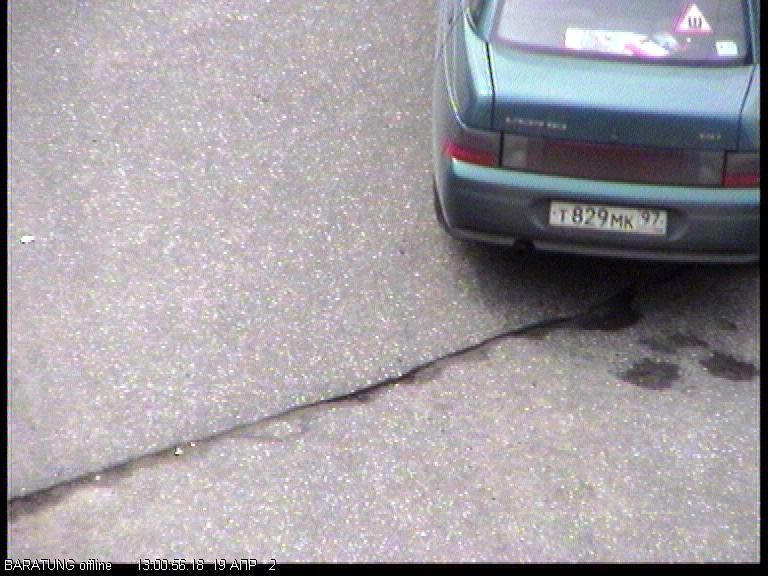
#> input picture PR/Images/1.jpg, 768 x 576 px; its folder holds only this picture in this run
$ python pr.py
#> lines starting #> are read from the running program, lines starting #| are printed output that depends on the picture; after the words box and inside, x2 and y2 are one past the last pixel; in counts of white or black regions, pixels touching at a corner belong together
import os
from pathlib import Path
from typing import List, Tuple

import cv2
import numpy as np

# ============================================================
# Пути
# ============================================================

IMAGES_DIR = Path("PR/Images")
TEMPLATES_DIR = Path("PR/gosznak")
RESULTS_DIR = Path("PR/Results")
RESULTS_DIR.mkdir(parents=True, exist_ok=True)


# ============================================================
# Формат номера (8 символов)
# ============================================================

CHAR_PATTERN: List[str] = [
    "letter", "digit", "digit", "digit",
    "letter", "letter",
    "digit", "digit",
]

# Координаты нарезки символов из ROI
CHAR_BOXES: List[Tuple[int, int, int, int]] = [
    (7, 4, 15, 20),
    (20, 0, 18, 30),
    (35, 3, 15, 21),
    (47, 0, 15, 30),
    (62, 5, 18, 19),
    (75, 5, 15, 19),
    (90, 0, 15, 20),
    (100, 0, 15, 20),
]


# ============================================================
# Коррекция яркости
# ============================================================

def adjust_brightness(image: np.ndarray) -> np.ndarray:
    yuv = cv2.cvtColor(image, cv2.COLOR_BGR2YUV)
    yuv[:, :, 0] = cv2.equalizeHist(yuv[:, :, 0])
    return cv2.cvtColor(yuv, cv2.COLOR_YUV2BGR)


# ============================================================
# Поиск ROI номерного знака
# ============================================================

def find_best_plate_roi(image: np.ndarray):
    filtered_img = cv2.GaussianBlur(image, (9, 9), 0)
    gray_image = cv2.cvtColor(filtered_img, cv2.COLOR_BGR2GRAY)

    threshold_values = list(range(50, 256, 5))

    best_roi = None
    best_solidity = 0.0
    best_rect = None
    best_M = None

    for thrs in threshold_values:
        _, binary = cv2.threshold(gray_image, thrs, 255, cv2.THRESH_BINARY)
        contours, _ = cv2.findContours(binary, cv2.RETR_TREE, cv2.CHAIN_APPROX_SIMPLE)

        for contour in contours:
            rect = cv2.minAreaRect(contour)
            (x, y), (w, h), angle = rect

            if 15 < angle < 45:
                continue
            if w == 0 or h == 0:
                continue

            aspect_ratio = w / h if w > h else h / w
            area = w * h
            if not (2.5 < aspect_ratio < 5.8 and 1500 < area < 10000):
                continue

            contour_area = cv2.contourArea(contour)
            hull = cv2.convexHull(contour)
            hull_area = cv2.contourArea(hull)
            solidity = contour_area / hull_area if hull_area > 0 else 0

            if solidity < 0.8:
                continue

            if solidity > best_solidity:
                best_solidity = solidity
                best_rect = rect

                angle_corr = angle if angle < 40 else angle - 90
                M = cv2.getRotationMatrix2D((x, y), angle_corr, 1.0)
                rotated = cv2.warpAffine(image, M, (image.shape[1], image.shape[0]))
                best_M = M

                vert = h if w > h else w
                horz = w if w > h else h
                horz = min(horz, 120)

                y1 = int(y - vert / 2)
                y2 = int(y + vert / 2)
                x1 = int(x - horz / 2)
                x2 = int(x + horz / 2)

                H, W = image.shape[:2]
                y1, y2 = max(0, y1), min(H, y2)
                x1, x2 = max(0, x1), min(W, x2)

                best_roi = rotated[y1:y2, x1:x2]

    return best_roi, best_rect, best_M


# ============================================================
# Нарезка ROI на символы
# ============================================================

def split_number_by_image(image: np.ndarray) -> List[np.ndarray]:
    symbols: List[np.ndarray] = []
    H, W = image.shape[:2]

    for (x, y, w, h) in CHAR_BOXES:
        # защита от выхода за границы ROI
        x = max(0, min(x, W - 1))
        y = max(0, min(y, H - 1))
        w = max(1, min(w, W - x))
        h = max(1, min(h, H - y))

        symbol = image[y:y + h, x:x + w]
        symbols.append(symbol)

    return symbols


# ============================================================
# Бинаризация символа
# ============================================================

def binaryzation_number_symbol(symbol_image: np.ndarray) -> np.ndarray:
    grayscale = cv2.cvtColor(symbol_image, cv2.COLOR_BGR2GRAY)
    grayscale = cv2.equalizeHist(grayscale)
    grayscale = cv2.GaussianBlur(grayscale, (3, 3), 0)

    binary_image = cv2.adaptiveThreshold(
        grayscale,
        255,
        cv2.ADAPTIVE_THRESH_GAUSSIAN_C,
        cv2.THRESH_BINARY,
        11,
        2,
    )
    return binary_image


# ============================================================
# Сравнение с шаблонами
# ============================================================

def compare_symbol_with_templates(symbol_bgr: np.ndarray,
                                  templates_folder: Path,
                                  is_digit: bool,
                                  is_region_digit: bool):
    """
    Возвращает:
      best_match: символ (строка)
      binary_symbol: бинаризованный символ (np.ndarray)
      best_template_img: изображение шаблона (np.ndarray)
    """
    if symbol_bgr is None or symbol_bgr.size == 0:
        return "?", None, None

    binary_symbol = binaryzation_number_symbol(symbol_bgr)
    sh, sw = binary_symbol.shape[:2]

    template_files = [
        f for f in os.listdir(templates_folder)
        if f.lower().endswith((".png", ".jpg"))
    ]

    if is_digit:
        template_files = [f for f in template_files if f[0].isdigit()]
    else:
        template_files = [f for f in template_files if not f[0].isdigit()]

    best_match = "?"
    best_score = -1.0
    best_template_img = None

    for tmpl_file in template_files:
        tmpl_img = cv2.imread(str(templates_folder / tmpl_file), cv2.IMREAD_GRAYSCALE)
        if tmpl_img is None:
            continue

        if is_region_digit:
            scale = 0.04285714285
        else:
            scale = 0.0488505 if is_digit else 0.0599078

        new_w = max(1, int(tmpl_img.shape[1] * scale))
        new_h = max(1, int(tmpl_img.shape[0] * scale))

        if new_h > sh or new_w > sw:
            ratio = min(sh / new_h, sw / new_w)
            new_w = max(1, int(new_w * ratio))
            new_h = max(1, int(new_h * ratio))

        if new_h < 1 or new_w < 1:
            continue

        tmpl_resized = cv2.resize(tmpl_img, (new_w, new_h))

        res = cv2.matchTemplate(binary_symbol, tmpl_resized, cv2.TM_CCOEFF_NORMED)
        score = cv2.minMaxLoc(res)[1]

        if score > best_score:
            best_score = score
            best_match = os.path.splitext(tmpl_file)[0]
            best_template_img = tmpl_resized

    return best_match, binary_symbol, best_template_img


# ============================================================
# Построение миниатюры символа
# ============================================================

# [81 lines left out: functions make_symbol_tile, build_symbols_collage, not called in this run]


# ============================================================
# Распознавание номера
# ============================================================

def recognize_number_from_roi(roi_bgr: np.ndarray):
    """
    Возвращает:
      text: распознанный номер
      tiles_data: список (symbol_bgr, binary_symbol, template_img) для 8 символов
    """
    roi_bgr = adjust_brightness(roi_bgr)
    symbols = split_number_by_image(roi_bgr)

    recognized = ""
    tiles_data: List[Tuple[np.ndarray, np.ndarray | None, np.ndarray | None]] = []

    for i, symbol in enumerate(symbols):
        is_digit = i in [1, 2, 3, 6, 7]
        is_region_digit = i in [6, 7]

        best_char, bin_sym, tmpl_img = compare_symbol_with_templates(
            symbol, TEMPLATES_DIR, is_digit, is_region_digit
        )

        recognized += best_char if best_char else "?"
        tiles_data.append((symbol, bin_sym, tmpl_img))

    if len(recognized) == 8:
        text = recognized[:6] + " " + recognized[6:]
    else:
        text = recognized

    return text, tiles_data


# ============================================================
# Обработка изображения целиком
# ============================================================

def process_image(image_path: Path):
    img = cv2.imread(str(image_path))
    if img is None:
        print("Не удалось загрузить:", image_path)
        return

    roi, rect, M = find_best_plate_roi(img)

    if roi is None or rect is None:
        print(f"{image_path.name}: номер не найден")
        return

    number_text, tiles_data = recognize_number_from_roi(roi)
    print(f"{image_path.name}: {number_text}")

    # --- рисуем рамку вокруг номера ---
    box = cv2.boxPoints(rect)
    box = np.intp(box)
    boxed = img.copy()
    cv2.drawContours(boxed, [box], 0, (0, 255, 0), 3)

    # --- текст ---
    cv2.putText(
        boxed,
        number_text,
        (20, 40),
        cv2.FONT_HERSHEY_SIMPLEX,
        1.3,
        (0, 0, 255),
        3,
    )

    # --- миниатюра ROI в углу ---
    roi_small = cv2.resize(
        roi,
        (int(roi.shape[1] * 0.7), int(roi.shape[0] * 0.7)),
        interpolation=cv2.INTER_AREA,
    )
    H0, W0 = boxed.shape[:2]
    rh, rw = roi_small.shape[:2]
    if rh + 50 < H0 and rw + 20 < W0:
        boxed[50:50 + rh, W0 - rw - 20:W0 - 20] = roi_small

    # --- строим миниатюры для всех символов ---
    tiles: List[np.ndarray] = []
    for symbol_bgr, bin_sym, tmpl_img in tiles_data:
        tile = make_symbol_tile(symbol_bgr, bin_sym, tmpl_img,
                                tile_h=150, tile_w=150)
        tiles.append(tile)

    collage = build_symbols_collage(tiles, tile_h=150, tile_w=150,
                                    cols=4, rows=2)

    # --- склейка: оригинал сверху, коллаж снизу ---
    h0, w0 = boxed.shape[:2]
    h1, w1 = collage.shape[:2]

    H = h0 + 20 + h1
    W = max(w0, w1)
    canvas = np.zeros((H, W, 3), dtype=np.uint8)

    # исходное изображение по центру сверху
    x0 = (W - w0) // 2
    canvas[0:h0, x0:x0 + w0] = boxed

    # коллаж по центру снизу
    x1 = (W - w1) // 2
    y1 = h0 + 20
    canvas[y1:y1 + h1, x1:x1 + w1] = collage

    out_path = RESULTS_DIR / f"result_{image_path.name}"
    cv2.imwrite(str(out_path), canvas)


# ============================================================
# MAIN
# ============================================================

def main():
    images = sorted(IMAGES_DIR.glob("*.jpg"))
    if not images:
        print("Нет изображений в PR/Images")
        return

    for path in images:
        process_image(path)
#> in process_image, img is the input picture: shape (576, 768, 3); mean B, G, R 160.1, 155, 159.4
#> in find_best_plate_roi, `gray_image = cv2.cvtColor(filtered_img, cv2.COLOR_BGR2GRAY)`:
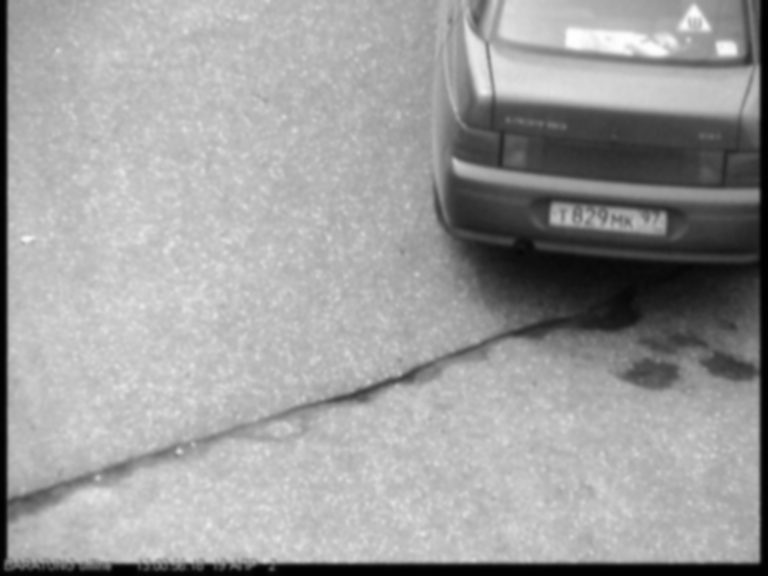
#> gray_image: shape (576, 768); min 1, max 255, mean 156.9
#> the loop in find_best_plate_roi, `for thrs in threshold_values:` made 42 passes
#> pass 1, in find_best_plate_roi, `_, binary = cv2.threshold(gray_image, thrs, 255, cv2.THRESH_BINARY)`:
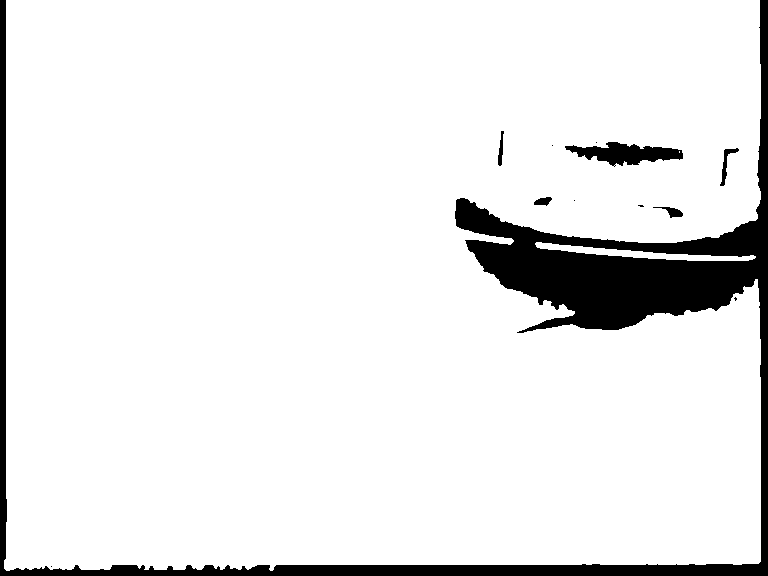
#> binary: shape (576, 768); 91.5% white; 12 black regions (6 under 20 px), largest, box (x1, y1, x2, y2) and area: (0, 0, 768, 576) 35672, (565, 142, 683, 167) 1581, (720, 148, 739, 186) 186, (653, 207, 683, 218) 137, (498, 131, 504, 166) 115, (534, 197, 552, 206) 106
#> pass 2, in find_best_plate_roi, `_, binary = cv2.threshold(gray_image, thrs, 255, cv2.THRESH_BINARY)`:
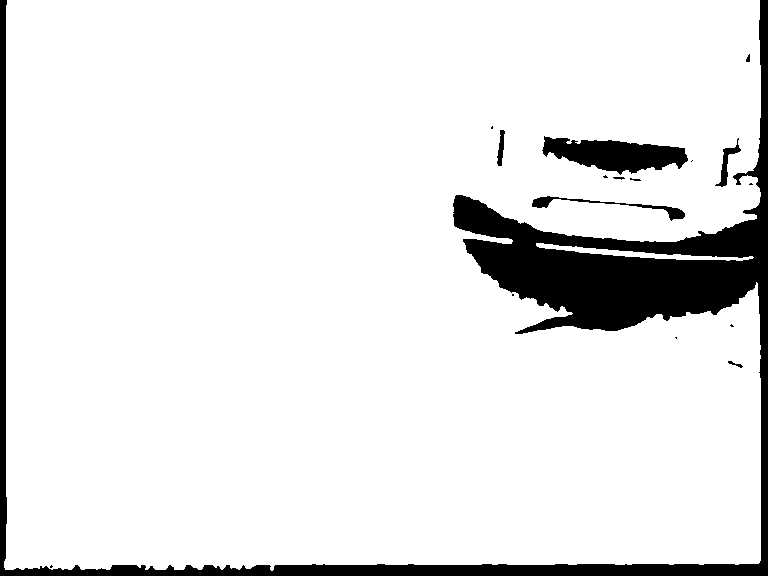
#> binary: shape (576, 768); 90.3% white; 17 black regions (9 under 20 px), largest, box (x1, y1, x2, y2) and area: (0, 0, 768, 576) 38382, (542, 136, 688, 175) 3340, (532, 196, 685, 221) 601
#> pass 3, in find_best_plate_roi, `_, binary = cv2.threshold(gray_image, thrs, 255, cv2.THRESH_BINARY)`:
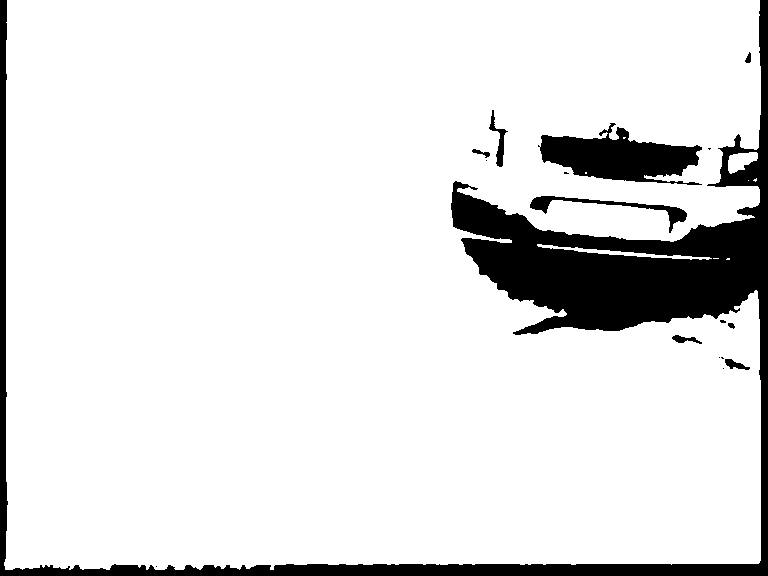
#> binary: shape (576, 768); 88.8% white; 17 black regions (8 under 20 px), largest, box (x1, y1, x2, y2) and area: (0, 0, 768, 576) 42351, (538, 123, 702, 185) 5528, (530, 196, 687, 233) 964
#> after the loop in find_best_plate_roi, `for thrs in threshold_values:`:
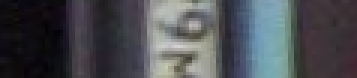
#> best_roi: shape (26, 119, 3) (shown 3 times larger); mean B, G, R 82, 77.1, 74.6
#> after the loop in find_best_plate_roi, `for thrs in threshold_values:`:
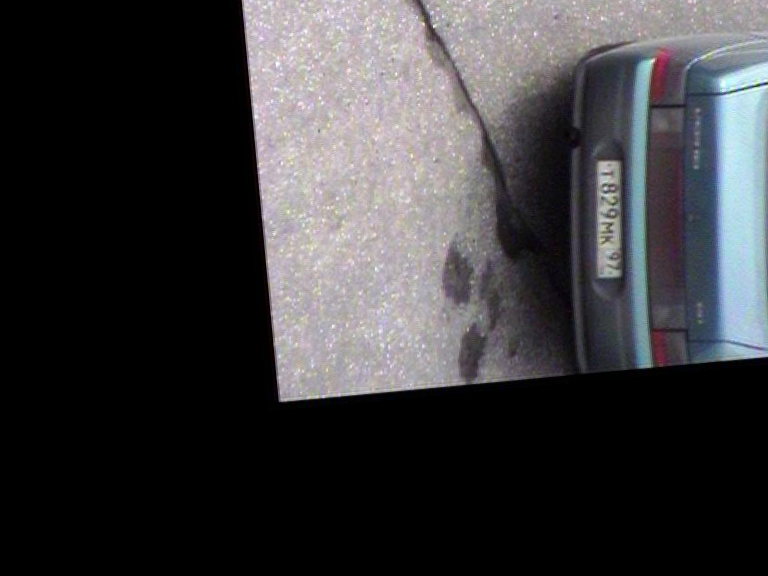
#> rotated: shape (576, 768, 3); mean B, G, R 60.9, 58.5, 59.1
#> after the loop in find_best_plate_roi, `for thrs in threshold_values:`: H = 576; M = [[0.0919, -0.996, 769.6], [0.996, 0.0919, -406.5]]; W = 768; angle_corr = -84.73; best_M = [[0.0919, -0.996, 769.6], [0.996, 0.0919, -406.5]]; best_rect = ((607.7, 218.7), (26.33, 119.1), -84.73); best_solidity = 0.951; horz = 119.1; vert = 26.33; x1 = 548; x2 = 667; y1 = 205; y2 = 231
#> in process_image, `roi, rect, M = find_best_plate_roi(img)`: rect = ((607.7, 218.7), (26.33, 119.1), -84.73); M = [[0.0919, -0.996, 769.6], [0.996, 0.0919, -406.5]]
#> in adjust_brightness, `return cv2.cvtColor(yuv, cv2.COLOR_YUV2BGR)`:
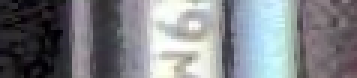
#> returned value: shape (26, 119, 3) (shown 3 times larger); mean B, G, R 133.6, 129, 126.4
#> after the loop in split_number_by_image, `for (x, y, w, h) in CHAR_BOXES:`: symbols = 8 items
#> in recognize_number_from_roi, `is_digit = i in [1, 2, 3, 6, 7]`: is_digit = False

    print("Готово. Результаты в PR/Results")


if __name__ == "__main__":
#> (the run stopped early here; a loop or call above may not have finished)

$ run again, on PR/Images/6.jpg
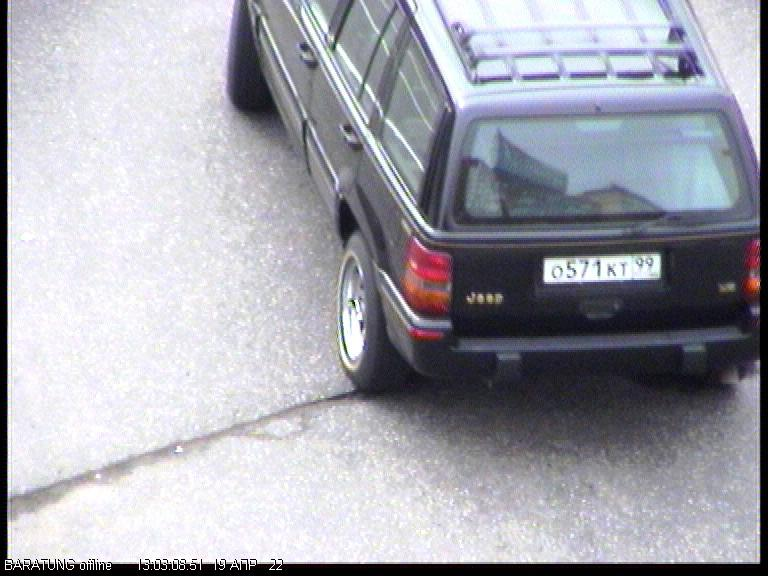
#> input picture PR/Images/6.jpg, 768 x 576 px
#> in process_image, img is the input picture: shape (576, 768, 3); mean B, G, R 173, 164.4, 163.9
#> the loop in find_best_plate_roi, `for thrs in threshold_values:` made 42 passes
#> pass 1, in find_best_plate_roi, `_, binary = cv2.threshold(gray_image, thrs, 255, cv2.THRESH_BINARY)`:
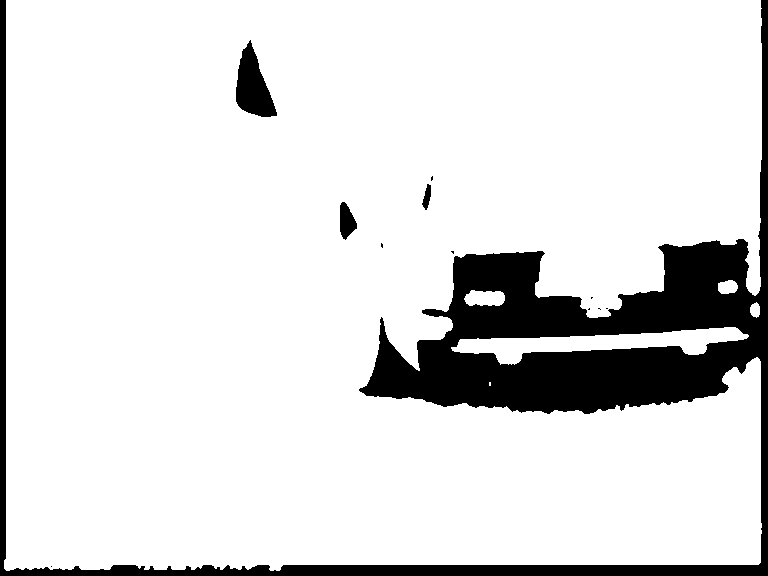
#> binary: shape (576, 768); 87.2% white; 12 black regions (8 under 20 px), largest, box (x1, y1, x2, y2) and area: (0, 0, 768, 576) 54023, (236, 40, 277, 117) 1791, (340, 202, 357, 240) 424, (422, 184, 431, 210) 136
#> after the loop in find_best_plate_roi, `for thrs in threshold_values:`: H = 576; M = [[0.999, -0.0476, 13.57], [0.0476, 0.999, -28.31]]; W = 768; angle_corr = -2.73; best_M = [[0.999, -0.0476, 13.57], [0.0476, 0.999, -28.31]]; best_rect = ((601.6, 270.9), (122.1, 38.39), -2.73); best_solidity = 0.971; horz = 120; vert = 38.39; x1 = 541; x2 = 661; y1 = 251; y2 = 290
#> in process_image, `roi, rect, M = find_best_plate_roi(img)`: rect = ((601.6, 270.9), (122.1, 38.39), -2.73); M = [[0.999, -0.0476, 13.57], [0.0476, 0.999, -28.31]]
#> in adjust_brightness, `return cv2.cvtColor(yuv, cv2.COLOR_YUV2BGR)`:
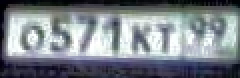
#> returned value: shape (39, 120, 3) (shown 2 times larger); mean B, G, R 136.8, 129.8, 123.1
#> after the loop in split_number_by_image, `for (x, y, w, h) in CHAR_BOXES:`: symbols = 8 items
#> is_digit = False

$ run again, on PR/Images/7.jpg
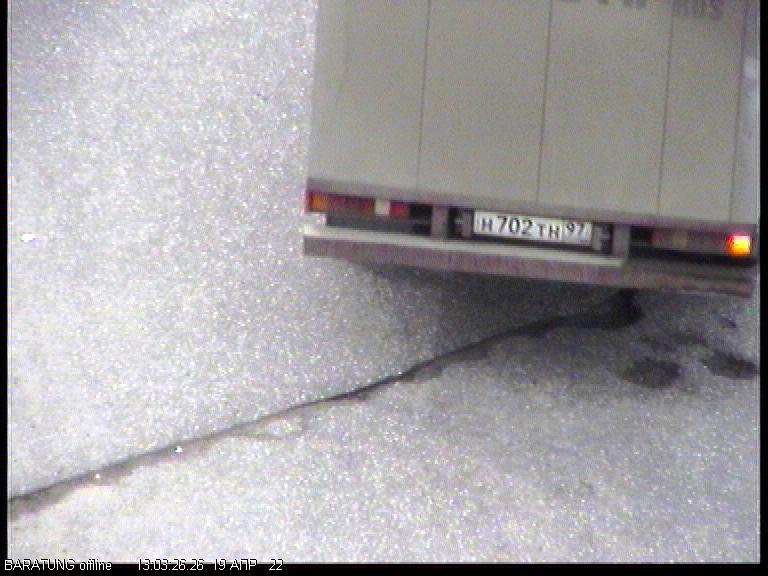
#> input picture PR/Images/7.jpg, 768 x 576 px
#> in process_image, img is the input picture: shape (576, 768, 3); mean B, G, R 163.6, 160.8, 163.5
#> the loop in find_best_plate_roi, `for thrs in threshold_values:` made 42 passes
#> contours on passes 40 to 41: 3 contours, all with area under 20, [[[26, 237], [27, 237]]]
#> pass 1, in find_best_plate_roi, `_, binary = cv2.threshold(gray_image, thrs, 255, cv2.THRESH_BINARY)`:
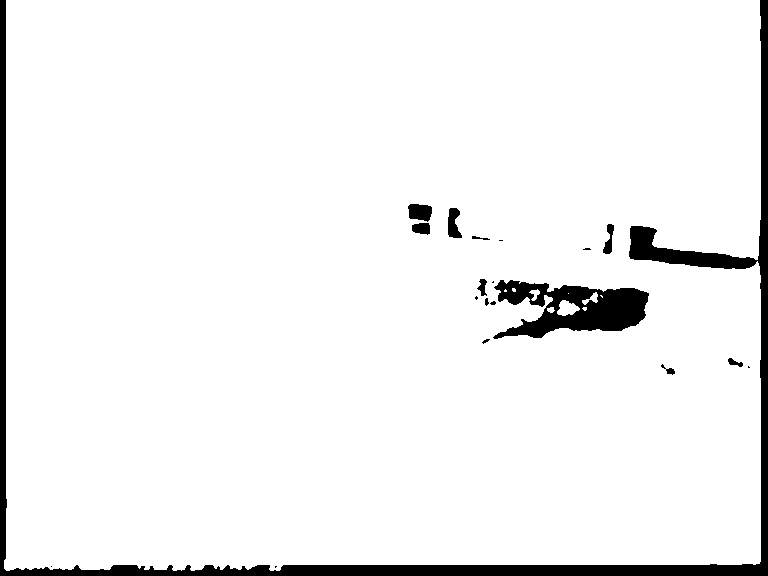
#> binary: shape (576, 768); 94.7% white; 20 black regions (9 under 20 px), largest, box (x1, y1, x2, y2) and area: (0, 0, 768, 576) 17210, (493, 280, 649, 339) 5125, (408, 204, 432, 222) 339
#> after the loop in find_best_plate_roi, `for thrs in threshold_values:`: H = 576; M = [[0.104, -0.995, 702.6], [0.995, 0.104, -326.4]]; W = 768; angle_corr = -84.05; best_M = [[0.104, -0.995, 702.6], [0.995, 0.104, -326.4]]; best_rect = ((532.4, 226.6), (24.91, 118.5), -84.05); best_solidity = 0.934; horz = 118.5; vert = 24.91; x1 = 473; x2 = 591; y1 = 214; y2 = 239
#> in process_image, `roi, rect, M = find_best_plate_roi(img)`: rect = ((532.4, 226.6), (24.91, 118.5), -84.05); M = [[0.104, -0.995, 702.6], [0.995, 0.104, -326.4]]
#> in adjust_brightness, `return cv2.cvtColor(yuv, cv2.COLOR_YUV2BGR)`:
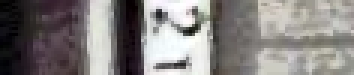
#> returned value: shape (25, 118, 3) (shown 3 times larger); mean B, G, R 126.7, 128, 132
#> after the loop in split_number_by_image, `for (x, y, w, h) in CHAR_BOXES:`: symbols = 8 items
#> is_digit = False
